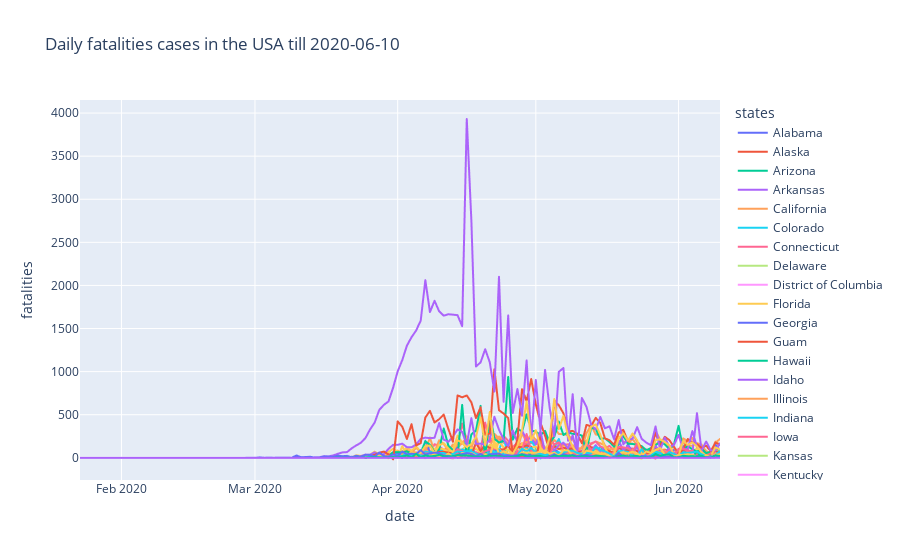

Notebook cell for this chart:
### Code cell
fig = px.line(usa_trend, x='date', y='fatalities', color='states', title='Daily fatalities cases in the USA till 2020-06-10')
fig.show()

### Figure 1 — Plotly figure (JSON) as saved in the notebook; plotly's stock layout.template omitted (floating-point values rounded to 4 significant figures; data arrays with more than 128 entries replaced by an {"elided": "..."} marker saying what was removed)
{"data": [{"hovertemplate": "states=Alabama<br>date=%{x}<br>fatalities=%{y}<extra></extra>", "legendgroup": "Alabama", "line": {"color": "#636efa", "dash": "solid"}, "marker": {"symbol": "circle"}, "mode": "lines", "name": "Alabama", "showlegend": true, "type": "scattergl", "x": {"elided": "140 str values"}, "xaxis": "x", "y": {"elided": "140 int values"}, "yaxis": "y"}, {"hovertemplate": "states=Alaska<br>date=%{x}<br>fatalities=%{y}<extra></extra>", "legendgroup": "Alaska", "line": {"color": "#EF553B", "dash": "solid"}, "marker": {"symbol": "circle"}, "mode": "lines", "name": "Alaska", "showlegend": true, "type": "scattergl", "x": {"elided": "140 str values"}, "xaxis": "x", "y": {"elided": "140 int values"}, "yaxis": "y"}, {"hovertemplate": "states=Arizona<br>date=%{x}<br>fatalities=%{y}<extra></extra>", "legendgroup": "Arizona", "line": {"color": "#00cc96", "dash": "solid"}, "marker": {"symbol": "circle"}, "mode": "lines", "name": "Arizona", "showlegend": true, "type": "scattergl", "x": {"elided": "140 str values"}, "xaxis": "x", "y": {"elided": "140 int values"}, "yaxis": "y"}, {"hovertemplate": "states=Arkansas<br>date=%{x}<br>fatalities=%{y}<extra></extra>", "legendgroup": "Arkansas", "line": {"color": "#ab63fa", "dash": "solid"}, "marker": {"symbol": "circle"}, "mode": "lines", "name": "Arkansas", "showlegend": true, "type": "scattergl", "x": {"elided": "140 str values"}, "xaxis": "x", "y": {"elided": "140 int values"}, "yaxis": "y"}, {"hovertemplate": "states=California<br>date=%{x}<br>fatalities=%{y}<extra></extra>", "legendgroup": "California", "line": {"color": "#FFA15A", "dash": "solid"}, "marker": {"symbol": "circle"}, "mode": "lines", "name": "California", "showlegend": true, "type": "scattergl", "x": {"elided": "140 str values"}, "xaxis": "x", "y": {"elided": "140 int values"}, "yaxis": "y"}, {"hovertemplate": "states=Colorado<br>date=%{x}<br>fatalities=%{y}<extra></extra>", "legendgroup": "Colorado", "line": {"color": "#19d3f3", "dash": "solid"}, "marker": {"symbol": "circle"}, "mode": "lines", "name": "Colorado", "showlegend": true, "type": "scattergl", "x": {"elided": "140 str values"}, "xaxis": "x", "y": {"elided": "140 int values"}, "yaxis": "y"}, {"hovertemplate": "states=Connecticut<br>date=%{x}<br>fatalities=%{y}<extra></extra>", "legendgroup": "Connecticut", "line": {"color": "#FF6692", "dash": "solid"}, "marker": {"symbol": "circle"}, "mode": "lines", "name": "Connecticut", "showlegend": true, "type": "scattergl", "x": {"elided": "140 str values"}, "xaxis": "x", "y": {"elided": "140 int values"}, "yaxis": "y"}, {"hovertemplate": "states=Delaware<br>date=%{x}<br>fatalities=%{y}<extra></extra>", "legendgroup": "Delaware", "line": {"color": "#B6E880", "dash": "solid"}, "marker": {"symbol": "circle"}, "mode": "lines", "name": "Delaware", "showlegend": true, "type": "scattergl", "x": {"elided": "140 str values"}, "xaxis": "x", "y": {"elided": "140 int values"}, "yaxis": "y"}, {"hovertemplate": "states=District of Columbia<br>date=%{x}<br>fatalities=%{y}<extra></extra>", "legendgroup": "District of Columbia", "line": {"color": "#FF97FF", "dash": "solid"}, "marker": {"symbol": "circle"}, "mode": "lines", "name": "District of Columbia", "showlegend": true, "type": "scattergl", "x": {"elided": "140 str values"}, "xaxis": "x", "y": {"elided": "140 int values"}, "yaxis": "y"}, {"hovertemplate": "states=Florida<br>date=%{x}<br>fatalities=%{y}<extra></extra>", "legendgroup": "Florida", "line": {"color": "#FECB52", "dash": "solid"}, "marker": {"symbol": "circle"}, "mode": "lines", "name": "Florida", "showlegend": true, "type": "scattergl", "x": {"elided": "140 str values"}, "xaxis": "x", "y": {"elided": "140 int values"}, "yaxis": "y"}, {"hovertemplate": "states=Georgia<br>date=%{x}<br>fatalities=%{y}<extra></extra>", "legendgroup": "Georgia", "line": {"color": "#636efa", "dash": "solid"}, "marker": {"symbol": "circle"}, "mode": "lines", "name": "Georgia", "showlegend": true, "type": "scattergl", "x": {"elided": "140 str values"}, "xaxis": "x", "y": {"elided": "140 int values"}, "yaxis": "y"}, {"hovertemplate": "states=Guam<br>date=%{x}<br>fatalities=%{y}<extra></extra>", "legendgroup": "Guam", "line": {"color": "#EF553B", "dash": "solid"}, "marker": {"symbol": "circle"}, "mode": "lines", "name": "Guam", "showlegend": true, "type": "scattergl", "x": {"elided": "140 str values"}, "xaxis": "x", "y": {"elided": "140 int values"}, "yaxis": "y"}, {"hovertemplate": "states=Hawaii<br>date=%{x}<br>fatalities=%{y}<extra></extra>", "legendgroup": "Hawaii", "line": {"color": "#00cc96", "dash": "solid"}, "marker": {"symbol": "circle"}, "mode": "lines", "name": "Hawaii", "showlegend": true, "type": "scattergl", "x": {"elided": "140 str values"}, "xaxis": "x", "y": {"elided": "140 int values"}, "yaxis": "y"}, {"hovertemplate": "states=Idaho<br>date=%{x}<br>fatalities=%{y}<extra></extra>", "legendgroup": "Idaho", "line": {"color": "#ab63fa", "dash": "solid"}, "marker": {"symbol": "circle"}, "mode": "lines", "name": "Idaho", "showlegend": true, "type": "scattergl", "x": {"elided": "140 str values"}, "xaxis": "x", "y": {"elided": "140 int values"}, "yaxis": "y"}, {"hovertemplate": "states=Illinois<br>date=%{x}<br>fatalities=%{y}<extra></extra>", "legendgroup": "Illinois", "line": {"color": "#FFA15A", "dash": "solid"}, "marker": {"symbol": "circle"}, "mode": "lines", "name": "Illinois", "showlegend": true, "type": "scattergl", "x": {"elided": "140 str values"}, "xaxis": "x", "y": {"elided": "140 int values"}, "yaxis": "y"}, {"hovertemplate": "states=Indiana<br>date=%{x}<br>fatalities=%{y}<extra></extra>", "legendgroup": "Indiana", "line": {"color": "#19d3f3", "dash": "solid"}, "marker": {"symbol": "circle"}, "mode": "lines", "name": "Indiana", "showlegend": true, "type": "scattergl", "x": {"elided": "140 str values"}, "xaxis": "x", "y": {"elided": "140 int values"}, "yaxis": "y"}, {"hovertemplate": "states=Iowa<br>date=%{x}<br>fatalities=%{y}<extra></extra>", "legendgroup": "Iowa", "line": {"color": "#FF6692", "dash": "solid"}, "marker": {"symbol": "circle"}, "mode": "lines", "name": "Iowa", "showlegend": true, "type": "scattergl", "x": {"elided": "140 str values"}, "xaxis": "x", "y": {"elided": "140 int values"}, "yaxis": "y"}, {"hovertemplate": "states=Kansas<br>date=%{x}<br>fatalities=%{y}<extra></extra>", "legendgroup": "Kansas", "line": {"color": "#B6E880", "dash": "solid"}, "marker": {"symbol": "circle"}, "mode": "lines", "name": "Kansas", "showlegend": true, "type": "scattergl", "x": {"elided": "140 str values"}, "xaxis": "x", "y": {"elided": "140 int values"}, "yaxis": "y"}, {"hovertemplate": "states=Kentucky<br>date=%{x}<br>fatalities=%{y}<extra></extra>", "legendgroup": "Kentucky", "line": {"color": "#FF97FF", "dash": "solid"}, "marker": {"symbol": "circle"}, "mode": "lines", "name": "Kentucky", "showlegend": true, "type": "scattergl", "x": {"elided": "140 str values"}, "xaxis": "x", "y": {"elided": "140 int values"}, "yaxis": "y"}, {"hovertemplate": "states=Louisiana<br>date=%{x}<br>fatalities=%{y}<extra></extra>", "legendgroup": "Louisiana", "line": {"color": "#FECB52", "dash": "solid"}, "marker": {"symbol": "circle"}, "mode": "lines", "name": "Louisiana", "showlegend": true, "type": "scattergl", "x": {"elided": "140 str values"}, "xaxis": "x", "y": {"elided": "140 int values"}, "yaxis": "y"}, {"hovertemplate": "states=Maine<br>date=%{x}<br>fatalities=%{y}<extra></extra>", "legendgroup": "Maine", "line": {"color": "#636efa", "dash": "solid"}, "marker": {"symbol": "circle"}, "mode": "lines", "name": "Maine", "showlegend": true, "type": "scattergl", "x": {"elided": "140 str values"}, "xaxis": "x", "y": {"elided": "140 int values"}, "yaxis": "y"}, {"hovertemplate": "states=Maryland<br>date=%{x}<br>fatalities=%{y}<extra></extra>", "legendgroup": "Maryland", "line": {"color": "#EF553B", "dash": "solid"}, "marker": {"symbol": "circle"}, "mode": "lines", "name": "Maryland", "showlegend": true, "type": "scattergl", "x": {"elided": "140 str values"}, "xaxis": "x", "y": {"elided": "140 int values"}, "yaxis": "y"}, {"hovertemplate": "states=Massachusetts<br>date=%{x}<br>fatalities=%{y}<extra></extra>", "legendgroup": "Massachusetts", "line": {"color": "#00cc96", "dash": "solid"}, "marker": {"symbol": "circle"}, "mode": "lines", "name": "Massachusetts", "showlegend": true, "type": "scattergl", "x": {"elided": "140 str values"}, "xaxis": "x", "y": {"elided": "140 int values"}, "yaxis": "y"}, {"hovertemplate": "states=Michigan<br>date=%{x}<br>fatalities=%{y}<extra></extra>", "legendgroup": "Michigan", "line": {"color": "#ab63fa", "dash": "solid"}, "marker": {"symbol": "circle"}, "mode": "lines", "name": "Michigan", "showlegend": true, "type": "scattergl", "x": {"elided": "140 str values"}, "xaxis": "x", "y": {"elided": "140 int values"}, "yaxis": "y"}, {"hovertemplate": "states=Minnesota<br>date=%{x}<br>fatalities=%{y}<extra></extra>", "legendgroup": "Minnesota", "line": {"color": "#FFA15A", "dash": "solid"}, "marker": {"symbol": "circle"}, "mode": "lines", "name": "Minnesota", "showlegend": true, "type": "scattergl", "x": {"elided": "140 str values"}, "xaxis": "x", "y": {"elided": "140 int values"}, "yaxis": "y"}, {"hovertemplate": "states=Mississippi<br>date=%{x}<br>fatalities=%{y}<extra></extra>", "legendgroup": "Mississippi", "line": {"color": "#19d3f3", "dash": "solid"}, "marker": {"symbol": "circle"}, "mode": "lines", "name": "Mississippi", "showlegend": true, "type": "scattergl", "x": {"elided": "140 str values"}, "xaxis": "x", "y": {"elided": "140 int values"}, "yaxis": "y"}, {"hovertemplate": "states=Missouri<br>date=%{x}<br>fatalities=%{y}<extra></extra>", "legendgroup": "Missouri", "line": {"color": "#FF6692", "dash": "solid"}, "marker": {"symbol": "circle"}, "mode": "lines", "name": "Missouri", "showlegend": true, "type": "scattergl", "x": {"elided": "140 str values"}, "xaxis": "x", "y": {"elided": "140 int values"}, "yaxis": "y"}, {"hovertemplate": "states=Montana<br>date=%{x}<br>fatalities=%{y}<extra></extra>", "legendgroup": "Montana", "line": {"color": "#B6E880", "dash": "solid"}, "marker": {"symbol": "circle"}, "mode": "lines", "name": "Montana", "showlegend": true, "type": "scattergl", "x": {"elided": "140 str values"}, "xaxis": "x", "y": {"elided": "140 int values"}, "yaxis": "y"}, {"hovertemplate": "states=Nebraska<br>date=%{x}<br>fatalities=%{y}<extra></extra>", "legendgroup": "Nebraska", "line": {"color": "#FF97FF", "dash": "solid"}, "marker": {"symbol": "circle"}, "mode": "lines", "name": "Nebraska", "showlegend": true, "type": "scattergl", "x": {"elided": "140 str values"}, "xaxis": "x", "y": {"elided": "140 int values"}, "yaxis": "y"}, {"hovertemplate": "states=Nevada<br>date=%{x}<br>fatalities=%{y}<extra></extra>", "legendgroup": "Nevada", "line": {"color": "#FECB52", "dash": "solid"}, "marker": {"symbol": "circle"}, "mode": "lines", "name": "Nevada", "showlegend": true, "type": "scattergl", "x": {"elided": "140 str values"}, "xaxis": "x", "y": {"elided": "140 int values"}, "yaxis": "y"}, {"hovertemplate": "states=New Hampshire<br>date=%{x}<br>fatalities=%{y}<extra></extra>", "legendgroup": "New Hampshire", "line": {"color": "#636efa", "dash": "solid"}, "marker": {"symbol": "circle"}, "mode": "lines", "name": "New Hampshire", "showlegend": true, "type": "scattergl", "x": {"elided": "140 str values"}, "xaxis": "x", "y": {"elided": "140 int values"}, "yaxis": "y"}, {"hovertemplate": "states=New Jersey<br>date=%{x}<br>fatalities=%{y}<extra></extra>", "legendgroup": "New Jersey", "line": {"color": "#EF553B", "dash": "solid"}, "marker": {"symbol": "circle"}, "mode": "lines", "name": "New Jersey", "showlegend": true, "type": "scattergl", "x": {"elided": "140 str values"}, "xaxis": "x", "y": {"elided": "140 int values"}, "yaxis": "y"}, {"hovertemplate": "states=New Mexico<br>date=%{x}<br>fatalities=%{y}<extra></extra>", "legendgroup": "New Mexico", "line": {"color": "#00cc96", "dash": "solid"}, "marker": {"symbol": "circle"}, "mode": "lines", "name": "New Mexico", "showlegend": true, "type": "scattergl", "x": {"elided": "140 str values"}, "xaxis": "x", "y": {"elided": "140 int values"}, "yaxis": "y"}, {"hovertemplate": "states=New York<br>date=%{x}<br>fatalities=%{y}<extra></extra>", "legendgroup": "New York", "line": {"color": "#ab63fa", "dash": "solid"}, "marker": {"symbol": "circle"}, "mode": "lines", "name": "New York", "showlegend": true, "type": "scattergl", "x": {"elided": "140 str values"}, "xaxis": "x", "y": {"elided": "140 int values"}, "yaxis": "y"}, {"hovertemplate": "states=North Carolina<br>date=%{x}<br>fatalities=%{y}<extra></extra>", "legendgroup": "North Carolina", "line": {"color": "#FFA15A", "dash": "solid"}, "marker": {"symbol": "circle"}, "mode": "lines", "name": "North Carolina", "showlegend": true, "type": "scattergl", "x": {"elided": "140 str values"}, "xaxis": "x", "y": {"elided": "140 int values"}, "yaxis": "y"}, {"hovertemplate": "states=North Dakota<br>date=%{x}<br>fatalities=%{y}<extra></extra>", "legendgroup": "North Dakota", "line": {"color": "#19d3f3", "dash": "solid"}, "marker": {"symbol": "circle"}, "mode": "lines", "name": "North Dakota", "showlegend": true, "type": "scattergl", "x": {"elided": "140 str values"}, "xaxis": "x", "y": {"elided": "140 int values"}, "yaxis": "y"}, {"hovertemplate": "states=Ohio<br>date=%{x}<br>fatalities=%{y}<extra></extra>", "legendgroup": "Ohio", "line": {"color": "#FF6692", "dash": "solid"}, "marker": {"symbol": "circle"}, "mode": "lines", "name": "Ohio", "showlegend": true, "type": "scattergl", "x": {"elided": "140 str values"}, "xaxis": "x", "y": {"elided": "140 int values"}, "yaxis": "y"}, {"hovertemplate": "states=Oklahoma<br>date=%{x}<br>fatalities=%{y}<extra></extra>", "legendgroup": "Oklahoma", "line": {"color": "#B6E880", "dash": "solid"}, "marker": {"symbol": "circle"}, "mode": "lines", "name": "Oklahoma", "showlegend": true, "type": "scattergl", "x": {"elided": "140 str values"}, "xaxis": "x", "y": {"elided": "140 int values"}, "yaxis": "y"}, {"hovertemplate": "states=Oregon<br>date=%{x}<br>fatalities=%{y}<extra></extra>", "legendgroup": "Oregon", "line": {"color": "#FF97FF", "dash": "solid"}, "marker": {"symbol": "circle"}, "mode": "lines", "name": "Oregon", "showlegend": true, "type": "scattergl", "x": {"elided": "140 str values"}, "xaxis": "x", "y": {"elided": "140 int values"}, "yaxis": "y"}, {"hovertemplate": "states=Pennsylvania<br>date=%{x}<br>fatalities=%{y}<extra></extra>", "legendgroup": "Pennsylvania", "line": {"color": "#FECB52", "dash": "solid"}, "marker": {"symbol": "circle"}, "mode": "lines", "name": "Pennsylvania", "showlegend": true, "type": "scattergl", "x": {"elided": "140 str values"}, "xaxis": "x", "y": {"elided": "140 int values"}, "yaxis": "y"}, {"hovertemplate": "states=Puerto Rico<br>date=%{x}<br>fatalities=%{y}<extra></extra>", "legendgroup": "Puerto Rico", "line": {"color": "#636efa", "dash": "solid"}, "marker": {"symbol": "circle"}, "mode": "lines", "name": "Puerto Rico", "showlegend": true, "type": "scattergl", "x": {"elided": "140 str values"}, "xaxis": "x", "y": {"elided": "140 int values"}, "yaxis": "y"}, {"hovertemplate": "states=Rhode Island<br>date=%{x}<br>fatalities=%{y}<extra></extra>", "legendgroup": "Rhode Island", "line": {"color": "#EF553B", "dash": "solid"}, "marker": {"symbol": "circle"}, "mode": "lines", "name": "Rhode Island", "showlegend": true, "type": "scattergl", "x": {"elided": "140 str values"}, "xaxis": "x", "y": {"elided": "140 int values"}, "yaxis": "y"}, {"hovertemplate": "states=South Carolina<br>date=%{x}<br>fatalities=%{y}<extra></extra>", "legendgroup": "South Carolina", "line": {"color": "#00cc96", "dash": "solid"}, "marker": {"symbol": "circle"}, "mode": "lines", "name": "South Carolina", "showlegend": true, "type": "scattergl", "x": {"elided": "140 str values"}, "xaxis": "x", "y": {"elided": "140 int values"}, "yaxis": "y"}, {"hovertemplate": "states=South Dakota<br>date=%{x}<br>fatalities=%{y}<extra></extra>", "legendgroup": "South Dakota", "line": {"color": "#ab63fa", "dash": "solid"}, "marker": {"symbol": "circle"}, "mode": "lines", "name": "South Dakota", "showlegend": true, "type": "scattergl", "x": {"elided": "140 str values"}, "xaxis": "x", "y": {"elided": "140 int values"}, "yaxis": "y"}, {"hovertemplate": "states=Tennessee<br>date=%{x}<br>fatalities=%{y}<extra></extra>", "legendgroup": "Tennessee", "line": {"color": "#FFA15A", "dash": "solid"}, "marker": {"symbol": "circle"}, "mode": "lines", "name": "Tennessee", "showlegend": true, "type": "scattergl", "x": {"elided": "140 str values"}, "xaxis": "x", "y": {"elided": "140 int values"}, "yaxis": "y"}, {"hovertemplate": "states=Texas<br>date=%{x}<br>fatalities=%{y}<extra></extra>", "legendgroup": "Texas", "line": {"color": "#19d3f3", "dash": "solid"}, "marker": {"symbol": "circle"}, "mode": "lines", "name": "Texas", "showlegend": true, "type": "scattergl", "x": {"elided": "140 str values"}, "xaxis": "x", "y": {"elided": "140 int values"}, "yaxis": "y"}, {"hovertemplate": "states=Utah<br>date=%{x}<br>fatalities=%{y}<extra></extra>", "legendgroup": "Utah", "line": {"color": "#FF6692", "dash": "solid"}, "marker": {"symbol": "circle"}, "mode": "lines", "name": "Utah", "showlegend": true, "type": "scattergl", "x": {"elided": "140 str values"}, "xaxis": "x", "y": {"elided": "140 int values"}, "yaxis": "y"}, {"hovertemplate": "states=Vermont<br>date=%{x}<br>fatalities=%{y}<extra></extra>", "legendgroup": "Vermont", "line": {"color": "#B6E880", "dash": "solid"}, "marker": {"symbol": "circle"}, "mode": "lines", "name": "Vermont", "showlegend": true, "type": "scattergl", "x": {"elided": "140 str values"}, "xaxis": "x", "y": {"elided": "140 int values"}, "yaxis": "y"}, {"hovertemplate": "states=Virgin Islands<br>date=%{x}<br>fatalities=%{y}<extra></extra>", "legendgroup": "Virgin Islands", "line": {"color": "#FF97FF", "dash": "solid"}, "marker": {"symbol": "circle"}, "mode": "lines", "name": "Virgin Islands", "showlegend": true, "type": "scattergl", "x": {"elided": "140 str values"}, "xaxis": "x", "y": {"elided": "140 int values"}, "yaxis": "y"}, {"hovertemplate": "states=Virginia<br>date=%{x}<br>fatalities=%{y}<extra></extra>", "legendgroup": "Virginia", "line": {"color": "#FECB52", "dash": "solid"}, "marker": {"symbol": "circle"}, "mode": "lines", "name": "Virginia", "showlegend": true, "type": "scattergl", "x": {"elided": "140 str values"}, "xaxis": "x", "y": {"elided": "140 int values"}, "yaxis": "y"}, {"hovertemplate": "states=Washington<br>date=%{x}<br>fatalities=%{y}<extra></extra>", "legendgroup": "Washington", "line": {"color": "#636efa", "dash": "solid"}, "marker": {"symbol": "circle"}, "mode": "lines", "name": "Washington", "showlegend": true, "type": "scattergl", "x": {"elided": "140 str values"}, "xaxis": "x", "y": {"elided": "140 int values"}, "yaxis": "y"}, {"hovertemplate": "states=West Virginia<br>date=%{x}<br>fatalities=%{y}<extra></extra>", "legendgroup": "West Virginia", "line": {"color": "#EF553B", "dash": "solid"}, "marker": {"symbol": "circle"}, "mode": "lines", "name": "West Virginia", "showlegend": true, "type": "scattergl", "x": {"elided": "140 str values"}, "xaxis": "x", "y": {"elided": "140 int values"}, "yaxis": "y"}, {"hovertemplate": "states=Wisconsin<br>date=%{x}<br>fatalities=%{y}<extra></extra>", "legendgroup": "Wisconsin", "line": {"color": "#00cc96", "dash": "solid"}, "marker": {"symbol": "circle"}, "mode": "lines", "name": "Wisconsin", "showlegend": true, "type": "scattergl", "x": {"elided": "140 str values"}, "xaxis": "x", "y": {"elided": "140 int values"}, "yaxis": "y"}, {"hovertemplate": "states=Wyoming<br>date=%{x}<br>fatalities=%{y}<extra></extra>", "legendgroup": "Wyoming", "line": {"color": "#ab63fa", "dash": "solid"}, "marker": {"symbol": "circle"}, "mode": "lines", "name": "Wyoming", "showlegend": true, "type": "scattergl", "x": {"elided": "140 str values"}, "xaxis": "x", "y": {"elided": "140 int values"}, "yaxis": "y"}], "layout": {"legend": {"title": {"text": "states"}, "tracegroupgap": 0}, "title": {"text": "Daily fatalities cases in the USA till 2020-06-10"}, "xaxis": {"anchor": "y", "domain": [0, 1], "title": {"text": "date"}}, "yaxis": {"anchor": "x", "domain": [0, 1], "title": {"text": "fatalities"}}}}
